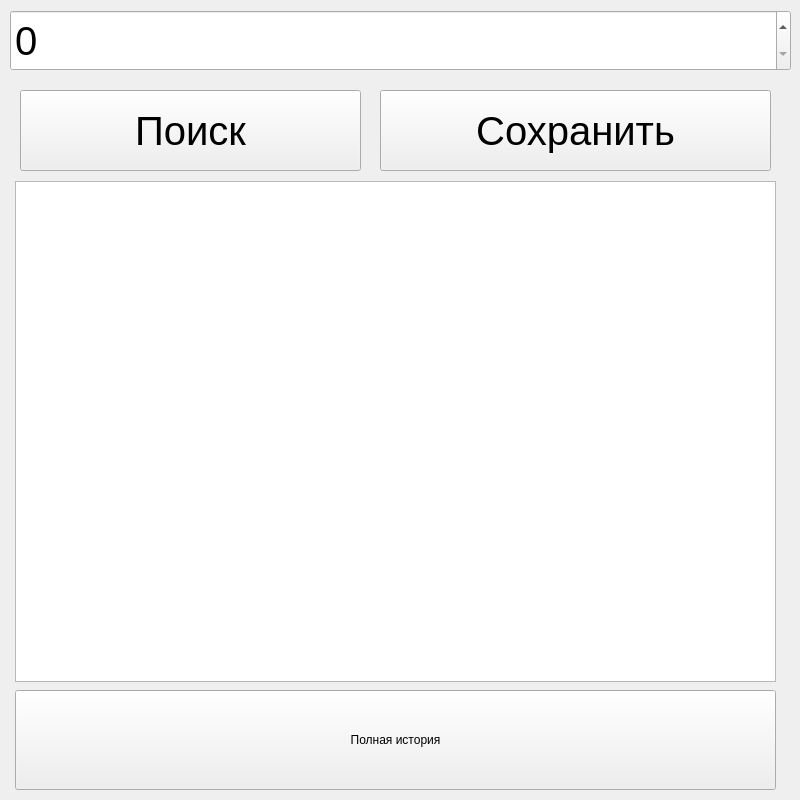
<?xml version="1.0" encoding="UTF-8"?>
<ui version="4.0">
 <class>Form</class>
 <widget class="QWidget" name="Form">
  <property name="geometry">
   <rect>
    <x>0</x>
    <y>0</y>
    <width>800</width>
    <height>800</height>
   </rect>
  </property>
  <property name="windowTitle">
   <string>Form</string>
  </property>
  <widget class="QSpinBox" name="id_input">
   <property name="geometry">
    <rect>
     <x>10</x>
     <y>10</y>
     <width>781</width>
     <height>61</height>
    </rect>
   </property>
   <property name="font">
    <font>
     <pointsize>30</pointsize>
    </font>
   </property>
  </widget>
  <widget class="QPushButton" name="find_Button">
   <property name="geometry">
    <rect>
     <x>20</x>
     <y>90</y>
     <width>341</width>
     <height>81</height>
    </rect>
   </property>
   <property name="font">
    <font>
     <pointsize>30</pointsize>
    </font>
   </property>
   <property name="text">
    <string>Поиск</string>
   </property>
  </widget>
  <widget class="QPushButton" name="save_Button">
   <property name="geometry">
    <rect>
     <x>380</x>
     <y>90</y>
     <width>391</width>
     <height>81</height>
    </rect>
   </property>
   <property name="font">
    <font>
     <pointsize>30</pointsize>
    </font>
   </property>
   <property name="text">
    <string>Сохранить</string>
   </property>
  </widget>
  <widget class="QTableWidget" name="tableWidget">
   <property name="geometry">
    <rect>
     <x>15</x>
     <y>181</y>
     <width>761</width>
     <height>501</height>
    </rect>
   </property>
  </widget>
  <widget class="QPushButton" name="allstory_Button">
   <property name="geometry">
    <rect>
     <x>15</x>
     <y>690</y>
     <width>761</width>
     <height>100</height>
    </rect>
   </property>
   <property name="text">
    <string>Полная история</string>
   </property>
  </widget>
 </widget>
 <resources/>
 <connections/>
</ui>
